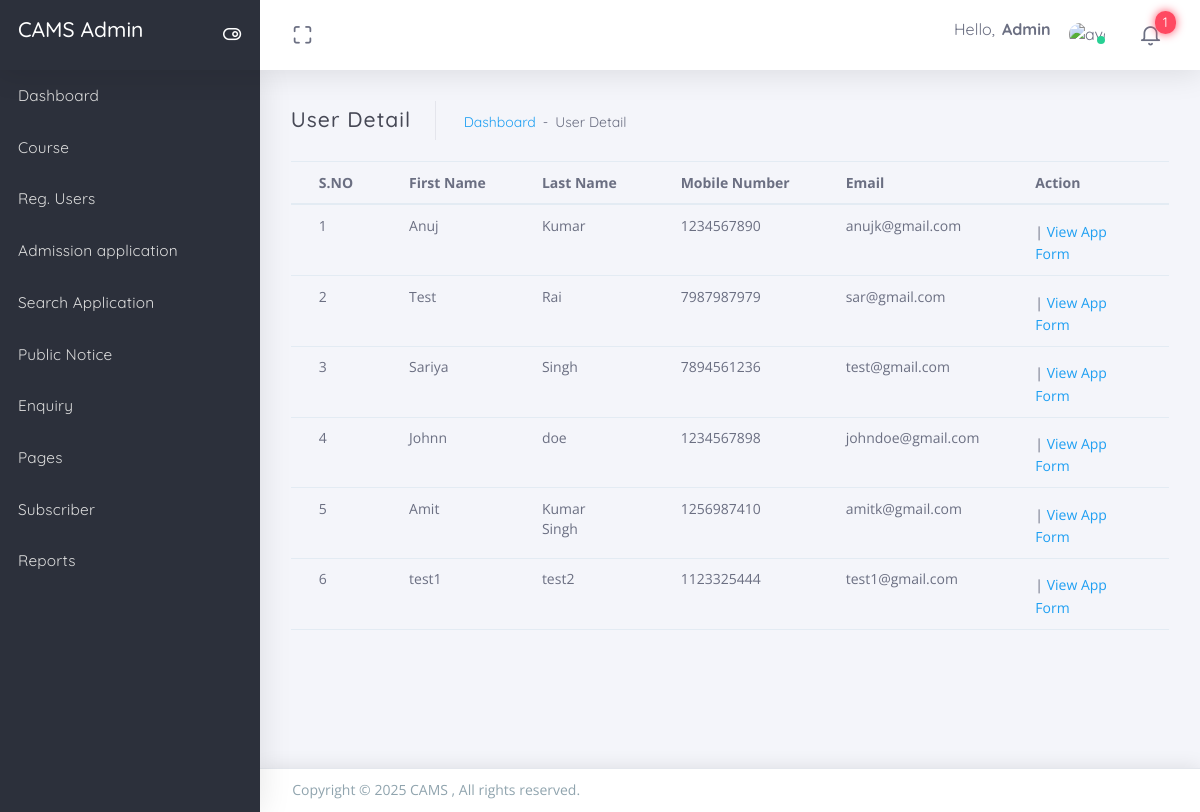
The app's page /uams/admin/user-detail.php (signed in) with its own data.
### tables this page shows
CREATE TABLE `tbluser` (
  `ID` int(11) NOT NULL,
  `FirstName` varchar(45) DEFAULT NULL,
  `LastName` varchar(45) DEFAULT NULL,
  `MobileNumber` bigint(10) DEFAULT NULL,
  `Email` varchar(120) DEFAULT NULL,
  `Password` varchar(60) DEFAULT NULL,
  `PostingDate` timestamp NULL DEFAULT current_timestamp()
);

### uams/admin/user-detail.php (the view, shortened to what this page needs)
<?php
include('includes/dbconnection.php');
if (strlen($_SESSION['aid']==0)) {
  header('location:logout.php');
  } else{
?>
<!DOCTYPE html>
<html class="loading" lang="en" data-textdirection="ltr">
<head>
  <link href="https://maxcdn.icons8.com/fonts/line-awesome/1.1/css/line-awesome.min.css"
  rel="stylesheet">
</head>
<body class="vertical-layout vertical-menu-modern 2-columns   menu-expanded fixed-navbar"
data-open="click" data-menu="vertical-menu-modern" data-col="2-columns">
<?php include('includes/header.php');?>
<?php include('includes/leftbar.php');?>
  <div class="app-content content">
    <div class="content-wrapper">
      <div class="content-header row">
        <div class="content-header-left col-md-6 col-12 mb-2 breadcrumb-new">
          <h3 class="content-header-title mb-0 d-inline-block">
           User Detail
          </h3>
          <div class="row breadcrumbs-top d-inline-block">
            <div class="breadcrumb-wrapper col-12">
              <ol class="breadcrumb">
               <li class="breadcrumb-item"><a href="dashboard.php">Dashboard</a>
                </li>
                <li class="breadcrumb-item active">User Detail
                </li>
              </ol>
            </div>
          </div>
        </div>
      </div>
      <div class="content-body">
<table class="table mb-0">
 <thead>
                <tr>
                  <th>S.NO</th>
                  <th>First Name</th>
                  <th>Last Name</th>
                  <th>Mobile Number</th>
                  <th>Email</th>
                   <th>Action</th>
                </tr>
              </thead>
               <?php
$ret=mysqli_query($con,"select * from tbluser");
$cnt=1;
while ($row=mysqli_fetch_array($ret)) {
?>
                <tr>
                  <td><?php echo $cnt;?></td>
                  <td><?php  echo $row['FirstName'];?></td>
                  <td><?php  echo $row['LastName'];?></td>
                  <td><?php  echo $row['MobileNumber'];?></td>
                  <td><?php  echo $row['Email'];?></td>
                  <td><a href="edit-userdetail.php?udid=<?php echo $row['ID'];?>" title="Edit user details"><i class="la la-edit"></i></a>
                      |
<a href="view-appform.php?userid=<?php echo $row['ID'];?>">View App Form</a>
                </tr>
                <?php
$cnt=$cnt+1;
}?>
</table>
</div>
      </div>
      </div>
<?php include('includes/footer.php');?>
</body>
</html>
<?php  } ?>

### uams/admin/includes/header.php (shortened to what this page needs)
  <link rel="stylesheet" type="text/css" href="../app-assets/css/vendors.css">
  <link rel="stylesheet" type="text/css" href="../app-assets/css/app.css">
  <link rel="stylesheet" type="text/css" href="../app-assets/css/core/menu/menu-types/vertical-menu-modern.css">
  <link rel="stylesheet" type="text/css" href="../app-assets/css/core/colors/palette-gradient.css">
  <link rel="stylesheet" type="text/css" href="../app-assets/css/plugins/forms/extended/form-extended.css">
<nav class="header-navbar navbar-expand-md navbar navbar-with-menu navbar-without-dd-arrow fixed-top navbar-semi-dark navbar-shadow">
    <div class="navbar-wrapper">
      <div class="navbar-header">
        <ul class="nav navbar-nav flex-row">
          <li class="nav-item mr-auto">
            <a class="navbar-brand" href="dashboard.php">
              <h3 class="brand-text">CAMS Admin</h3>
            </a>
          </li>
          <li class="nav-item d-none d-md-block float-right"><a class="nav-link modern-nav-toggle pr-0" data-toggle="collapse"><i class="toggle-icon ft-toggle-right font-medium-3 white" data-ticon="ft-toggle-right"></i></a></li>
        </ul>
      </div>
      <div class="navbar-container content">
        <div class="collapse navbar-collapse" id="navbar-mobile">
          <ul class="nav navbar-nav mr-auto float-left">
            <li class="nav-item d-none d-md-block"><a class="nav-link nav-link-expand" href="#"><i class="ficon ft-maximize"></i></a></li>
          </ul>
          <ul class="nav navbar-nav float-right">
            <li class="dropdown dropdown-user nav-item">
              <a class="dropdown-toggle nav-link dropdown-user-link" href="#" data-toggle="dropdown">
                <span class="mr-1">Hello,
                  <?php
$admid=$_SESSION['aid'];
$ret=mysqli_query($con,"select AdminName from tbladmin where ID='$admid'");
$row=mysqli_fetch_array($ret);
$name=$row['AdminName'];
?>
                  <span class="user-name text-bold-700" ><?php echo $name; ?></span>
                </span>
                <span class="avatar avatar-online">
                  <img src="app-assets/images/user.png" alt="avatar"><i></i></span>
              </a>
            </li>
<?php $qury=mysqli_query($con,"SELECT  tbladmapplications.ID as appid,tbluser.FirstName,tbladmapplications.CourseApplieddate from tbladmapplications join tbluser on tbluser.ID=tbladmapplications.UserId where tbladmapplications.AdminStatus is null");
$num=mysqli_num_rows($qury);
?>
 <li class="dropdown dropdown-notification nav-item">
              <a class="nav-link nav-link-label" href="#" data-toggle="dropdown"><i class="ficon ft-bell"></i>
                <span class="badge badge-pill badge-default badge-danger badge-default badge-up badge-glow">
                  <?php echo $num;?></span>
              </a>
            </li>
          </ul>
        </div>
      </div>
    </div>
  </nav>

### uams/app-assets/css/core/menu/menu-types/vertical-menu-modern.css (style rules this page uses)
body.vertical-layout.vertical-menu-modern .navbar .navbar-brand { white-space: nowrap; }
body.vertical-layout.vertical-menu-modern.menu-expanded .navbar .navbar-header { float: left; width: 260px; }
body.vertical-layout.vertical-menu-modern.menu-expanded .navbar .navbar-container { margin-left: 260px; }
body.vertical-layout.vertical-menu-modern.menu-expanded .navbar .navbar-brand .brand-text { animation: 0.3s cubic-bezier(0.25, 0.8, 0.25, 1) 0s normal forwards 1 fadein; }
body.vertical-layout.vertical-menu-modern.menu-expanded .content, body.vertical-layout.vertical-menu-modern.menu-expanded .footer { margin-left: 260px; }

### records on screen
tbluser: FirstName "Anuj", LastName "Kumar", MobileNumber "1234567890", Email "anujk@gmail.com"
tbluser: FirstName "Test", LastName "Rai", MobileNumber "7987987979", Email "sar@gmail.com"
tbluser: FirstName "Sariya", LastName "Singh", MobileNumber "7894561236", Email "test@gmail.com"
tbluser: FirstName "Johnn", LastName "doe", MobileNumber "1234567898", Email "johndoe@gmail.com"
tbluser: FirstName "Amit", LastName "Kumar Singh", MobileNumber "1256987410", Email "amitk@gmail.com"
tbluser: FirstName "test1", LastName "test2", MobileNumber "1123325444", Email "test1@gmail.com"

### other values on screen
$name "Admin"
$num "1"
